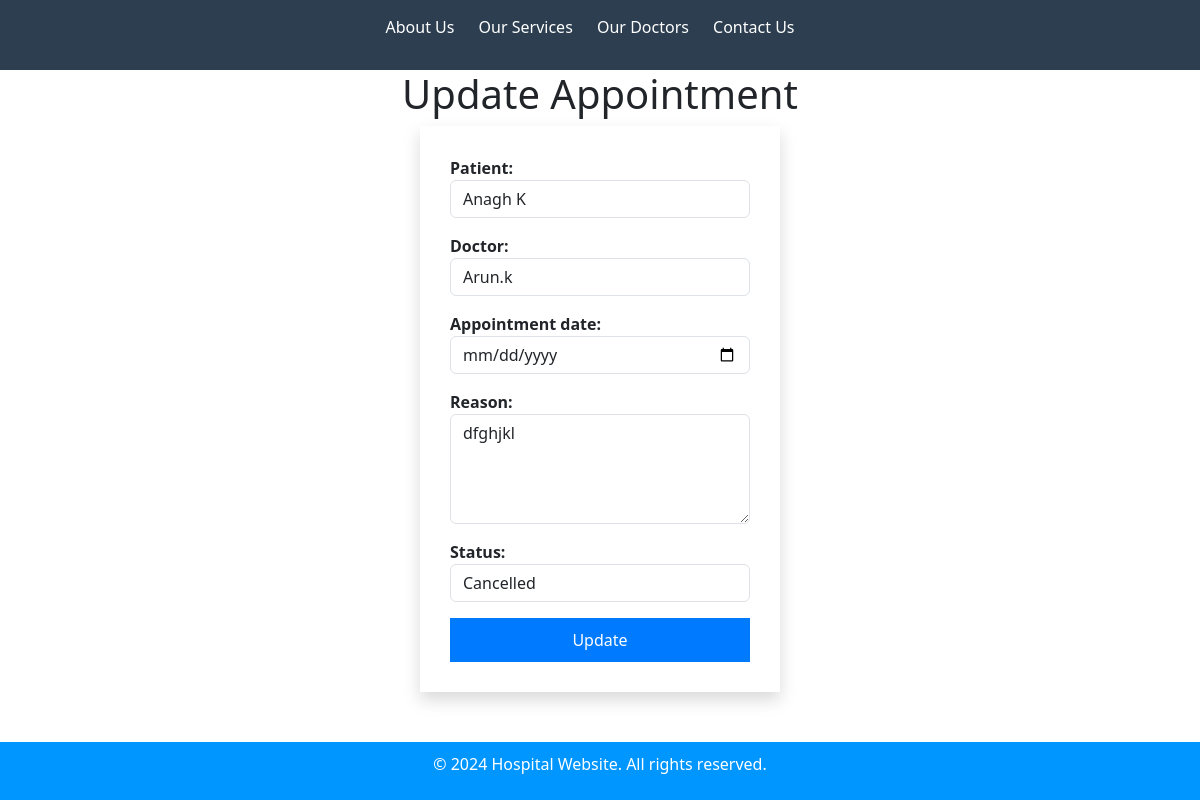
/pa-dashboard/update_appointment/3/, run on the app's committed database.
### ehospital_app/models.py (models this page shows, shortened)
class Appointment(models.Model):
    patient = models.ForeignKey(Patient, on_delete=models.CASCADE)
    doctor = models.ForeignKey(Doctor, on_delete=models.CASCADE)
    appointment_date = models.DateTimeField()
    reason = models.TextField()
    status = models.CharField(max_length=20, choices=[('Scheduled', 'Scheduled'), ('Completed', 'Completed'), ('Cancelled', 'Cancelled')])

### ehospital_app/views.py (the view)
# urls.py: path('update_appointment/<int:appointment_id>/', views.update_appointment, name='update_appointment'),
def update_appointment(request,appointment_id):
    appointments = Appointment.objects.get(id=appointment_id)
    if request.method == 'POST':
        form = AppointmentForm(request.POST, request.FILES, instance=appointments)
        if form.is_valid():
            form.save()
            return redirect('patient_dashboard')
    else:
        form = AppointmentForm(instance=appointments)
    return render(request, 'update_appointment.html', {'form': form, 'appointments': appointments })

### ehospital_app/forms.py
class AppointmentForm(forms.ModelForm):
    class Meta:
        model = Appointment
        fields = '__all__'
        widgets = {
            'patient': forms.Select(attrs={'class': 'form-control'}),
            'doctor': forms.Select(attrs={'class': 'form-control'}),
            'appointment_date': forms.DateTimeInput(attrs={'class': 'form-control', 'type': 'date'}),
            'reason': forms.Textarea(attrs={'class': 'form-control', 'rows': 4}),
            'status': forms.Select(attrs={'class': 'form-control'}),
        }

### ehospital_app/models.py (called while the page is built)
    def __str__(self):
        return '{}'.format(self.name)

    def __str__(self):
        return '{}'.format(self.doc_name)

### templates/update_appointment.html (shortened to what this page needs)
 {% extends 'base.html'%}
{% load static %}
{% block content %}
 <h1 class="text-center">Update Appointment</h1>
 <div class="container shadow" style="width : 30%; margin-bottom : 50px; padding: 30px">
 <form method="post">
        {{ form.as_p }}
        <button type="submit">Update</button>
    </form>
 </div>
 {% endblock %}

### static/css/style.css (style rules this page uses)
body { font-family: Arial, sans-serif; margin: 0; padding: 0; }
.container { width: 80%; margin: 0 auto; }
label { display: block; font-weight: bold; }
input[type="text"], input[type="email"], textarea { width: 100%; padding: 10px; border: 1px solid #ccc; border-radius: 5px; box-sizing: border-box; }
textarea { resize: vertical; }
button { display: block; width: 100%; padding: 10px; background-color: #007bff; color: #fff; border: none; border-radius: 5px; cursor: pointer; }
.container { width: 100%; height: 100%; }

### data on the page
Appointment: patient "Anagh K", doctor "Arun.k", reason "dfghjkl", status "Cancelled"
